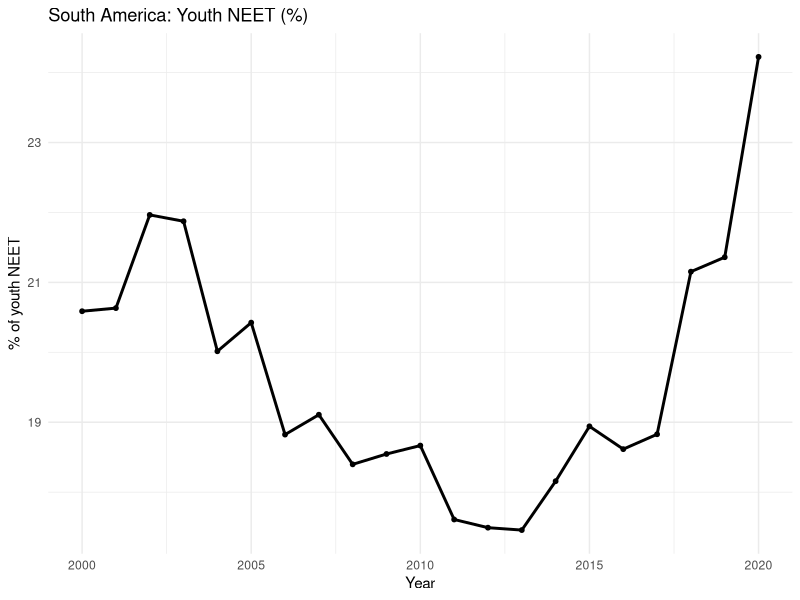

R code for this plot:
library(readr)
library(dplyr)
library(ggplot2)

# Load the merged dataset (NEET + continents + HDI)
df <- readr::read_csv("youth_continents_hdi_2000_2020.csv")

south_america <- df %>%
# subset South America and compute yearly average NEET for the continent
  filter(Continent == "South America") %>%
  group_by(Year) %>%
  summarise(
    mean_neet = mean(share_neet, na.rm = TRUE),
    .groups = "drop"
  )

# Plot South America's average NEET trend over 2000–2020
ggplot(south_america, aes(x = Year, y = mean_neet)) +
  geom_line(linewidth = 1) +
  geom_point(size = 1.3) +
  labs(
    title = "South America: Youth NEET (%)",
    x = "Year",
    y = "% of youth NEET"
  ) +
  theme_minimal()
